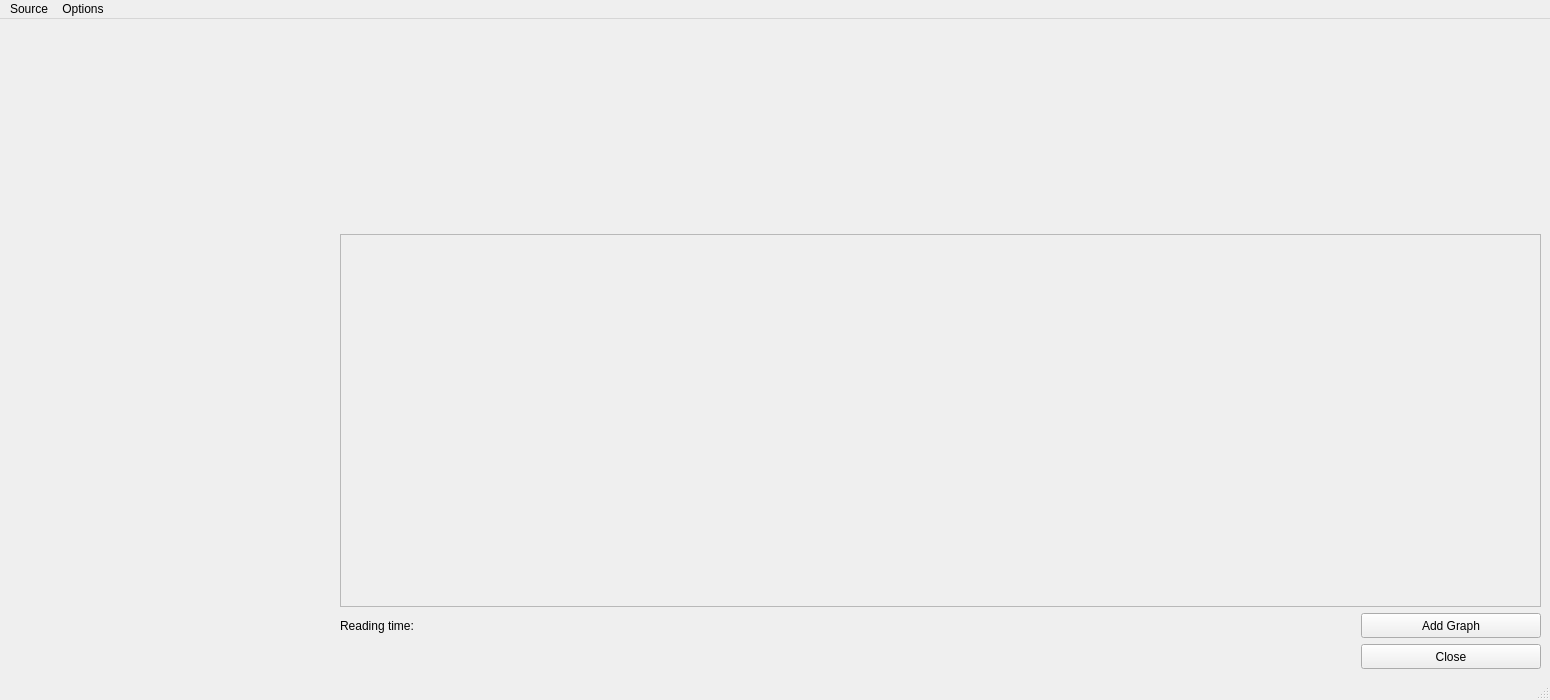
<?xml version="1.0" encoding="UTF-8"?>
<ui version="4.0">
 <class>MainWindow</class>
 <widget class="QMainWindow" name="MainWindow">
  <property name="geometry">
   <rect>
    <x>0</x>
    <y>0</y>
    <width>1550</width>
    <height>700</height>
   </rect>
  </property>
  <property name="minimumSize">
   <size>
    <width>1550</width>
    <height>700</height>
   </size>
  </property>
  <property name="windowTitle">
   <string>MainWindow</string>
  </property>
  <widget class="QWidget" name="centralwidget">
   <layout class="QGridLayout" name="gridLayout">
    <item row="1" column="1" colspan="5">
     <widget class="QScrollArea" name="scrollArea">
      <property name="minimumSize">
       <size>
        <width>1100</width>
        <height>350</height>
       </size>
      </property>
      <property name="maximumSize">
       <size>
        <width>16777215</width>
        <height>16777215</height>
       </size>
      </property>
      <property name="layoutDirection">
       <enum>Qt::LeftToRight</enum>
      </property>
      <property name="widgetResizable">
       <bool>true</bool>
      </property>
      <widget class="QWidget" name="scrollAreaWidgetContents">
       <property name="geometry">
        <rect>
         <x>0</x>
         <y>0</y>
         <width>1197</width>
         <height>368</height>
        </rect>
       </property>
      </widget>
     </widget>
    </item>
    <item row="2" column="1">
     <widget class="QLabel" name="lblRT">
      <property name="minimumSize">
       <size>
        <width>101</width>
        <height>0</height>
       </size>
      </property>
      <property name="maximumSize">
       <size>
        <width>101</width>
        <height>16777215</height>
       </size>
      </property>
      <property name="text">
       <string>Reading time:</string>
      </property>
     </widget>
    </item>
    <item row="2" column="2">
     <widget class="QLabel" name="lblRdTm">
      <property name="minimumSize">
       <size>
        <width>80</width>
        <height>0</height>
       </size>
      </property>
      <property name="maximumSize">
       <size>
        <width>80</width>
        <height>16777215</height>
       </size>
      </property>
      <property name="text">
       <string/>
      </property>
     </widget>
    </item>
    <item row="0" column="1" colspan="5">
     <widget class="QUaConfigurationWidget" name="cwConfiguration" native="true">
      <property name="minimumSize">
       <size>
        <width>0</width>
        <height>200</height>
       </size>
      </property>
      <property name="maximumSize">
       <size>
        <width>16777215</width>
        <height>200</height>
       </size>
      </property>
      <property name="baseSize">
       <size>
        <width>120</width>
        <height>150</height>
       </size>
      </property>
      <property name="layoutDirection">
       <enum>Qt::LeftToRight</enum>
      </property>
     </widget>
    </item>
    <item row="3" column="0" colspan="4">
     <spacer name="horizontalSpacer_2">
      <property name="orientation">
       <enum>Qt::Horizontal</enum>
      </property>
      <property name="sizeHint" stdset="0">
       <size>
        <width>800</width>
        <height>22</height>
       </size>
      </property>
     </spacer>
    </item>
    <item row="2" column="5">
     <widget class="QPushButton" name="btnAddGraph">
      <property name="minimumSize">
       <size>
        <width>180</width>
        <height>25</height>
       </size>
      </property>
      <property name="maximumSize">
       <size>
        <width>180</width>
        <height>25</height>
       </size>
      </property>
      <property name="sizeIncrement">
       <size>
        <width>1</width>
        <height>1</height>
       </size>
      </property>
      <property name="text">
       <string>Add Graph</string>
      </property>
     </widget>
    </item>
    <item row="2" column="0">
     <spacer name="horizontalSpacer">
      <property name="orientation">
       <enum>Qt::Horizontal</enum>
      </property>
      <property name="sizeType">
       <enum>QSizePolicy::Fixed</enum>
      </property>
      <property name="sizeHint" stdset="0">
       <size>
        <width>325</width>
        <height>20</height>
       </size>
      </property>
     </spacer>
    </item>
    <item row="3" column="5">
     <widget class="QPushButton" name="btnClose">
      <property name="minimumSize">
       <size>
        <width>180</width>
        <height>25</height>
       </size>
      </property>
      <property name="maximumSize">
       <size>
        <width>180</width>
        <height>25</height>
       </size>
      </property>
      <property name="sizeIncrement">
       <size>
        <width>1</width>
        <height>1</height>
       </size>
      </property>
      <property name="text">
       <string>Close</string>
      </property>
     </widget>
    </item>
    <item row="0" column="0" rowspan="2">
     <layout class="QVBoxLayout" name="verticalLayout">
      <item>
       <widget class="EleSyOpcUaClient::QUaBrowser" name="cwServerBrowser" native="true">
        <property name="minimumSize">
         <size>
          <width>325</width>
          <height>570</height>
         </size>
        </property>
        <property name="maximumSize">
         <size>
          <width>325</width>
          <height>9999999</height>
         </size>
        </property>
       </widget>
      </item>
     </layout>
    </item>
   </layout>
  </widget>
  <widget class="QMenuBar" name="menubar">
   <property name="geometry">
    <rect>
     <x>0</x>
     <y>0</y>
     <width>1550</width>
     <height>22</height>
    </rect>
   </property>
   <widget class="QMenu" name="menuSource">
    <property name="title">
     <string>Source</string>
    </property>
    <addaction name="actionFile"/>
    <addaction name="actionServer"/>
   </widget>
   <widget class="QMenu" name="menuOptions">
    <property name="title">
     <string>Options</string>
    </property>
    <widget class="QMenu" name="menuStyle">
     <property name="title">
      <string>Style</string>
     </property>
     <addaction name="actionBlue"/>
     <addaction name="actionGray"/>
     <addaction name="actionBlue_Gray"/>
     <addaction name="actionPink"/>
     <addaction name="actionBrown"/>
    </widget>
    <addaction name="actionSetLineColor"/>
    <addaction name="separator"/>
    <addaction name="menuStyle"/>
   </widget>
   <addaction name="menuSource"/>
   <addaction name="menuOptions"/>
  </widget>
  <widget class="QStatusBar" name="statusbar"/>
  <action name="actionFile">
   <property name="text">
    <string>File</string>
   </property>
  </action>
  <action name="actionServer">
   <property name="text">
    <string>Server</string>
   </property>
  </action>
  <action name="actionSetLineColor">
   <property name="text">
    <string>Set line color</string>
   </property>
  </action>
  <action name="actionBlue">
   <property name="text">
    <string>Blue</string>
   </property>
   <property name="toolTip">
    <string>1</string>
   </property>
  </action>
  <action name="actionGray">
   <property name="text">
    <string>Gray</string>
   </property>
   <property name="toolTip">
    <string>2</string>
   </property>
  </action>
  <action name="actionBlue_Gray">
   <property name="text">
    <string>Blue_Gray</string>
   </property>
   <property name="toolTip">
    <string>3</string>
   </property>
  </action>
  <action name="actionPink">
   <property name="text">
    <string>Pink</string>
   </property>
   <property name="toolTip">
    <string>4</string>
   </property>
  </action>
  <action name="actionBrown">
   <property name="text">
    <string>Brown</string>
   </property>
   <property name="toolTip">
    <string>5</string>
   </property>
  </action>
 </widget>
 <customwidgets>
  <customwidget>
   <class>QUaConfigurationWidget</class>
   <extends>QWidget</extends>
   <header>quaconfigurationwidget.h</header>
   <container>1</container>
  </customwidget>
  <customwidget>
   <class>EleSyOpcUaClient::QUaBrowser</class>
   <extends>QWidget</extends>
   <header>quabrowser.h</header>
   <container>1</container>
  </customwidget>
 </customwidgets>
 <resources/>
 <connections/>
</ui>
